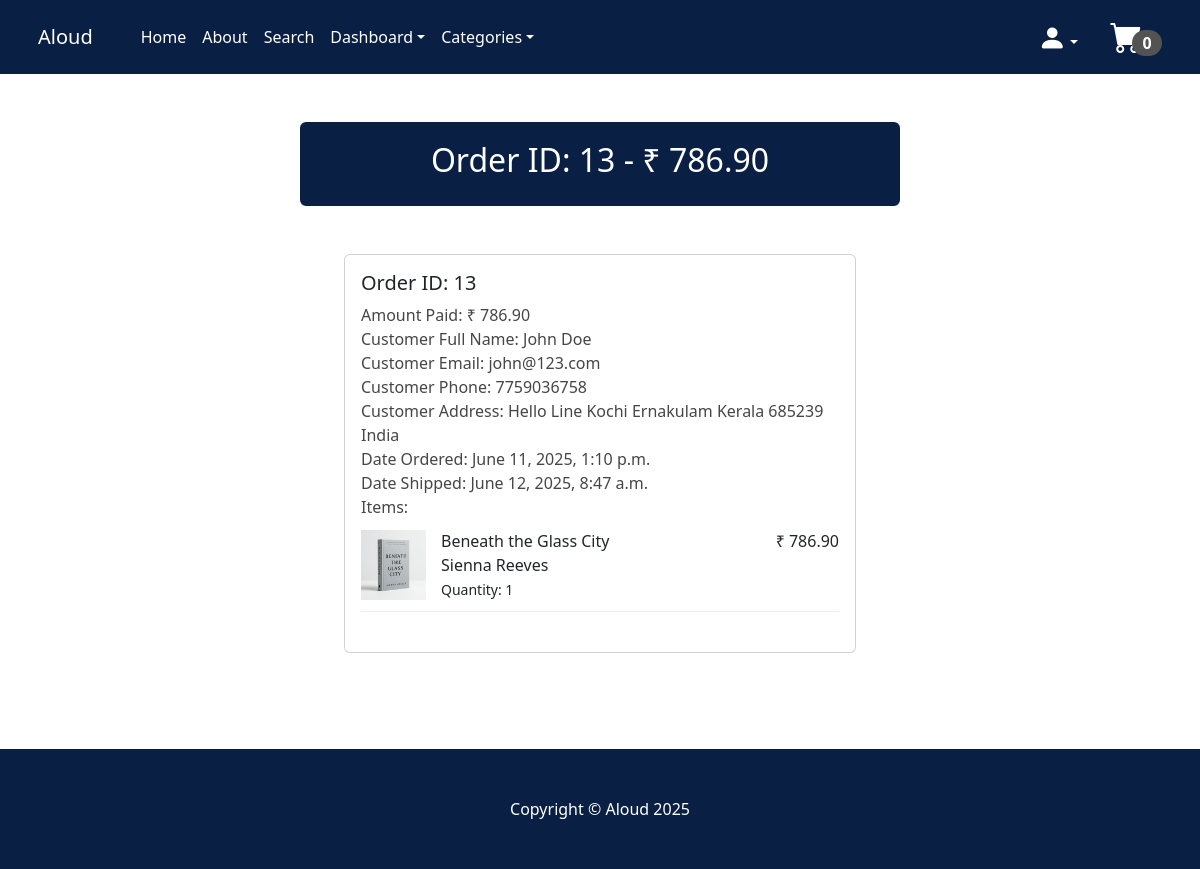
/orderin_dash/13/ (signed in), run on an earlier commit of the app's database.
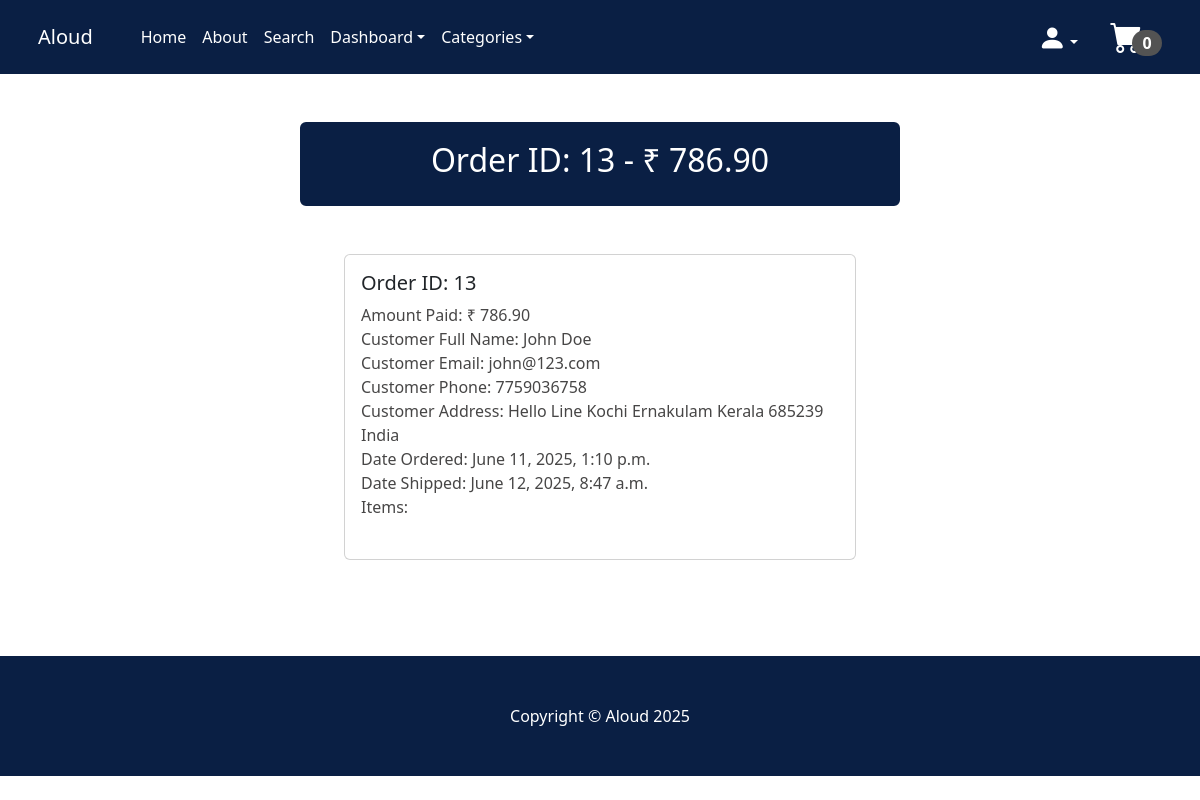
And on a later commit of the database.
### payment/models.py (models this page shows, shortened)
class OrderItem(models.Model):
    order = models.ForeignKey(Order, on_delete=models.CASCADE, null=True)
    product = models.ForeignKey(Product, on_delete=models.CASCADE, null=True)
    user = models.ForeignKey(User, on_delete=models.CASCADE, null=True, blank=True)
    quantity = models.PositiveBigIntegerField(default=1)
    price = models.DecimalField(max_digits=10, decimal_places=2)

### store/models.py (models this page shows, shortened)
class Product(models.Model):
    book_id = models.CharField(max_length=10)
    name = models.CharField(max_length=50)
    author = models.CharField(max_length=50)
    price = models.DecimalField(default=0, decimal_places=2, max_digits=9)
    category = models.ForeignKey(Category, on_delete=models.CASCADE, default=1)
    description = models.CharField(max_length=500, default='', blank=True, null=True)
    image = models.ImageField(upload_to='uploads/product')
    is_sale = models.BooleanField(default=False)
    sale_price = models.DecimalField(default=0, decimal_places=2, max_digits=9)

### store/views.py (the view)
# urls.py: path('orderin_dash/<int:pk>/', views.orderin_dash, name= 'orderin_dash'),       #To view the complete details of all the orders in the dashboard
def orderin_dash(request, pk):
    if request.user.is_authenticated and request.user.is_superuser:
        order = Order.objects.get(id=pk)
        items = OrderItem.objects.filter(order=pk)
        return render(request, 'orderin_dash.html', {"order": order, "items": items})
    else:
        messages.success(request, 'Access denied to this page')
        return redirect('home')

### cart/cart.py (called while the page is built)
    def __len__(self):
        return sum(self.cart.values())

### cart/context_processors.py (called while the page is built)
def cart(request):
    return{'cart':Cart(request)}

### store/context_processors.py (called while the page is built)
def categories_processor(request):
    return {
        'categories': Category.objects.all()
    }

### store/models.py (called while the page is built)
    def __str__(self):
        return self.name

### store/templates/orderin_dash.html (shortened to what this page needs)
{% extends 'base.html' %}
{% block content %}
    <div class="container">
        <div class="row">
            <center>
                <div class="col-12">
<br/><br/>
<div class="card" style= "width: 600px; border-width: 3px; border-color: #0a1f44;">
  <div class="card-body" style="background: #0a1f44;">
        <h2 style="color: white;">Order ID: {{order.id}} - ₹ {{order.amount_paid}}</h2>
  </div>
</div>
<br/><br/>
<div class="card" style="width: 32rem;">
  <div class="card-body" style="text-align: left;">
      <h5>Order ID: <td>{{order.id}}</td></h5>
      <B style="color: rgb(71, 70, 70); font-weight: 400;">Amount Paid:</B> <B style="color: rgb(71, 70, 70); font-weight: 300;">₹ {{order.amount_paid}}</B><br/>
      <B style="color: rgb(71, 70, 70); font-weight: 400;">Customer Full Name:</B> <B style="color: rgb(71, 70, 70); font-weight: 300;">{{order.full_name}}</B><br/>
      <B style="color: rgb(71, 70, 70); font-weight: 400;">Customer Email:</B> <B style="color: rgb(71, 70, 70); font-weight: 300;">{{order.email}}</B><br/>
      <B style="color: rgb(71, 70, 70); font-weight: 400;">Customer Phone:</B> <B style="color: rgb(71, 70, 70); font-weight: 300;">{{order.phone}}</B><br/>
      <B style="color: rgb(71, 70, 70); font-weight: 400;">Customer Address:</B> <B style="color: rgb(71, 70, 70); font-weight: 300;">{{order.shipping_address}}</B><br/>
      {% if order.date_shipped %}
        <B style="color: rgb(71, 70, 70); font-weight: 400;">Date Ordered:</B> <B style="color: rgb(71, 70, 70); font-weight: 300;">{{order.date_ordered}}</B><br/>
        <B style="color: rgb(71, 70, 70); font-weight: 400;">Date Shipped:</B> <B style="color: rgb(71, 70, 70); font-weight: 300;">{{order.date_shipped}}</B><br/>
      {% else %}
        <B style="color: rgb(71, 70, 70); font-weight: 400;">Date Ordered:</B> <B style="color: rgb(71, 70, 70); font-weight: 300;">{{order.date_ordered}}</B><br/><br/>
      {% endif %}
      <B style="color: rgb(71, 70, 70); font-weight: 400;">Items:</B> <br/>
      {% for item in items %}
        <div class="item-container">
      <div class="item-image">
        <img src="{{ item.product.image.url }}" alt="{{ item.name }}">
      </div>
      <div class="item-details">
        <div class="item-left">
          <B style="font-weight: 500;">{{ item.product.name }}</B><br/>
          {{ item.product.author }}<br/>
              <small>Quantity: {{ item.quantity }}</small>
        </div>
        <div class="item-right">
            ₹ {{ item.price }}
        </div>
      </div>
    </div>
  {% endfor %}
    <br/>
  </div>
</div>
<br/><br/><br/><br/>
                </div>
            </center>
        </div>
    </div>
{% endblock %}

What changed in the data, as far as the page shows it:
removed OrderItem: product.image (picture), product.name "Beneath the Glass City", product.author "Sienna Reeves", quantity "1", price "786.90"
